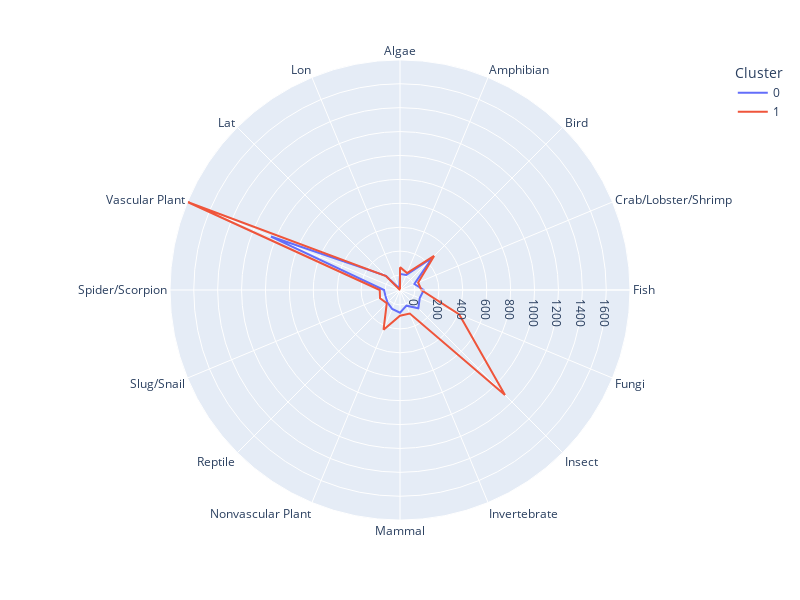

The notebook cell this image was saved under:
### Code cell
import plotly.express as px
#Visualize Cluster
polar = grp_c.groupby("Cluster").mean().reset_index()
polar = pd.melt(polar,id_vars=["Cluster"])
polar
fig4 = px.line_polar(polar, r="value", theta="Category", color="Cluster", line_close=True,height=600,width=800)
fig4.show()

### Figure 1 — Plotly figure (JSON) as saved in the notebook; plotly's stock layout.template omitted (floating-point values rounded to 4 significant figures)
{"data": [{"hovertemplate": "Cluster=0<br>value=%{r}<br>Category=%{theta}<extra></extra>", "legendgroup": "0", "line": {"color": "#636efa", "dash": "solid"}, "marker": {"symbol": "circle"}, "mode": "lines", "name": "0", "r": [8.1, 10.4, 257.4, 4.9, 74, 53.3, 91.5, 16.4, 65.1, 46.2, 22.6, 6.1, 8.1, 1043.0, 41.4, -110.9, 8.1], "showlegend": true, "subplot": "polar", "theta": ["Algae", "Amphibian", "Bird", "Crab/Lobster/Shrimp", "Fish", "Fungi", "Insect", "Invertebrate", "Mammal", "Nonvascular Plant", "Reptile", "Slug/Snail", "Spider/Scorpion", "Vascular Plant", "Lat", "Lon", "Algae"], "type": "scatterpolar"}, {"hovertemplate": "Cluster=1<br>value=%{r}<br>Category=%{theta}<extra></extra>", "legendgroup": "1", "line": {"color": "#EF553B", "dash": "solid"}, "marker": {"symbol": "circle"}, "mode": "lines", "name": "1", "r": [65.9, 28.1, 278, 38.9, 53.2, 410.9, 1117.0, 88.2, 89.6, 234, 31.1, 55.4, 44, 1799.0, 40.4, -125.4, 65.9], "showlegend": true, "subplot": "polar", "theta": ["Algae", "Amphibian", "Bird", "Crab/Lobster/Shrimp", "Fish", "Fungi", "Insect", "Invertebrate", "Mammal", "Nonvascular Plant", "Reptile", "Slug/Snail", "Spider/Scorpion", "Vascular Plant", "Lat", "Lon", "Algae"], "type": "scatterpolar"}], "layout": {"height": 600, "legend": {"title": {"text": "Cluster"}, "tracegroupgap": 0}, "margin": {"t": 60}, "polar": {"angularaxis": {"direction": "clockwise", "rotation": 90}, "domain": {"x": [0, 1], "y": [0, 1]}}, "width": 800}}
